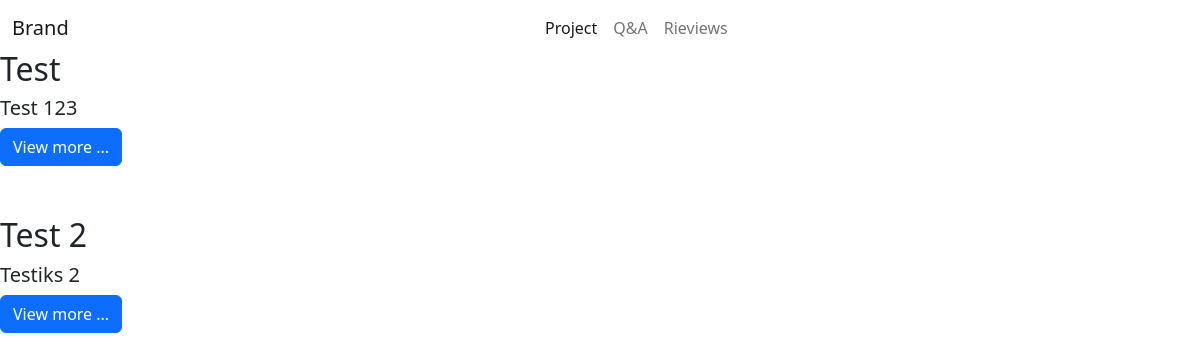
Before: / with the older database file.
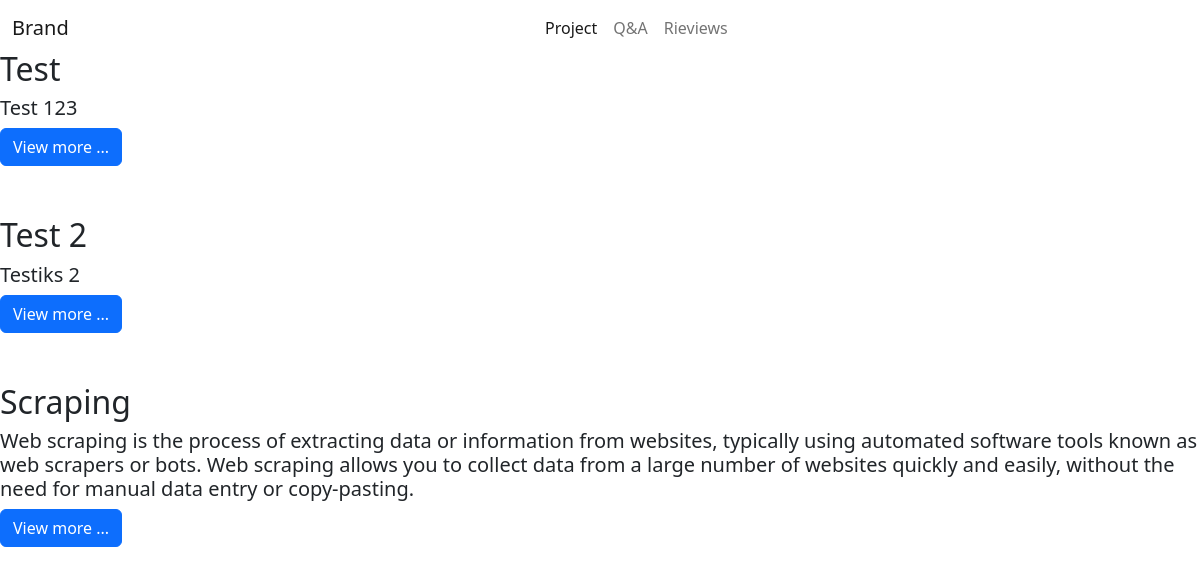
After: the same page with the newer database file.
### buisness_card/models.py (models this page shows)
class Project(models.Model):
    title = models.CharField(max_length=100)
    text = models.TextField("Text Area")
    date = models.DateField("Project Date", default= date.today)
    image = models.ImageField("Image", upload_to="projects", blank=True, null=True)

### buisness_card/views.py (the view)
# urls.py: path("", views.Project_view.as_view(),),
class Project_view(View):
    def get(self, request):
        projects = Project.objects.all()
        return render(request, "posts/projects_list.html", {"project_list":projects})

### templates/posts/projects_list.html (shortened to what this page needs)
<!DOCTYPE html>
<html lang="en">
{%load static%}
<head>
    <link rel="stylesheet" href="{% static  '/assets/bootstrap/css/bootstrap.min.css'%}">
</head>
<body>
    <nav class="navbar navbar-light navbar-expand-md fixed-top text-center">
        <div class="container-fluid"><a class="navbar-brand" href="#">Brand</a>
            <div class="collapse navbar-collapse d-lg-flex justify-content-lg-center align-items-lg-center" id="navcol-1">
                <ul class="navbar-nav">
                    <li class="nav-item"><a class="nav-link active" href="#">Project</a></li>
                    <li class="nav-item"><a class="nav-link" href="#">Q&amp;A</a></li>
                    <li class="nav-item"><a class="nav-link" href="#">Rieviews</a></li>
                </ul>
            </div>
        </div>
    </nav>
    {% for project in project_list%}
    <section style="height: auto;margin-top: 50px;">
        <div>
            <h2>{{project.title}}</h2>
            <h5>{{project.text}}</h5>
            <button class="btn btn-primary" type="button">View more ...</button>
        </div>
    </section>
    {% endfor %}
</body>
</html>

Changed rows visible on the page:
added Project: title "Scraping", text "Web scraping is the process of extracting data or information from websites, typically using automated software tools known as web scrapers or bots. Web scraping allows you to collect data from a large number of websites quickly and easily, without the need for manual data entry or copy-pasting."
